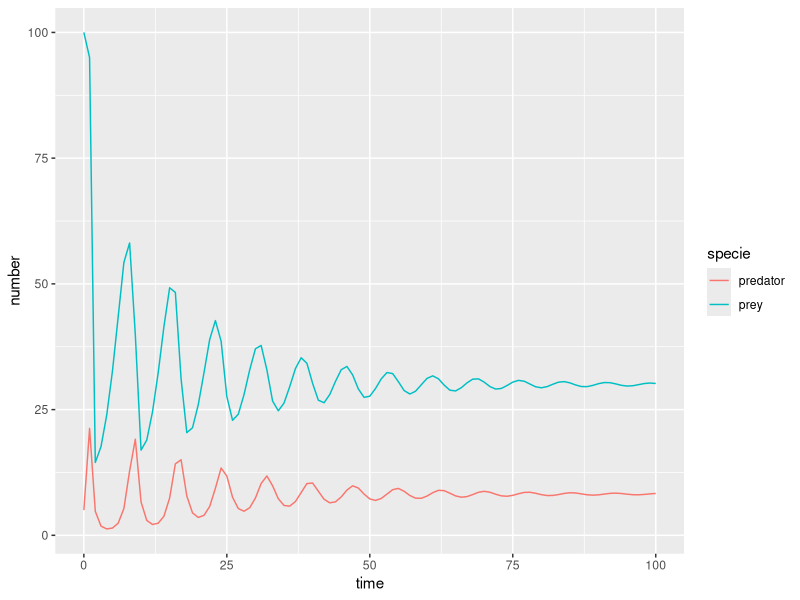

Reproduce this figure in R.
## ---- chunk 1
## Packages
library(ggplot2)
library(dplyr)
library(tidyr)
## ---- chunk 2
##Fonction simulation trajectoires
equation_proie <- function(N,P,r1,b1,K){
  return(r1*N*(1-(N/K))-b1*N*P)
}

equation_predateur <- function(N,P,r2,b2){
  return(-r2*P+b2*N*P)
}

## N_0   : effectif des proies au temps 0 
## P_0   : effectif des prédateurs au temps 0
## t_end : temps final de la simulation
## pas   : pas de temps
## r1    : taux de reproduction intrinsèque des proies
## b1    : taux de mortalités des proies dû aux prédateurs
## r2    : taux de reproduction des prédateur en fonction des proies 
## b2    : taux de mortalité intrinsèques des prédateurs
## K     : capacité de charge des proies
simul_traj <- function(N_0,P_0,t_end,pas,r1,b1,r2,b2,K){
  list_N <- c(N_0)
  dN <- N_0
  list_P <- c(P_0)
  dP <- P_0
  list_t <- c(0)
  t <- 0
  while (t<t_end){
    t<- t+pas
    list_t <- c(list_t,t)
    dN <- equation_proie(dN,dP,r1,b1,K)*pas
    if (dN<0){dN <- 0}
    dP <- equation_predateur(dN,dP,r2,b2)*pas
    if (dP<0){dP <- 0}
    list_N <- c(list_N,dN)
    list_P <- c(list_P,dP)
  }
  #return(list(list_N=list_N,list_P=list_P,list_t=list_t))
  
  ##data_wrangling
  data <- data.frame(time=list_t,prey=list_N,predator=list_P)
  data <- gather(data,key="specie",value="number",prey:predator)
  
  ##plot
  plot <- ggplot(data,aes(x=time,y=number,color=specie,group=specie)) +
    geom_line()
  plot
}

##Just for the example of the function
simul_traj(100,5,100,1,1.5,0.05,0.5,0.05,500)

